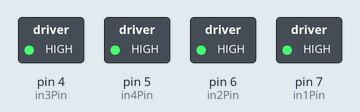
A sketch run on a simulated Arduino Uno, built with avr-gcc and run on an emulated ATmega328P. On the bench: switched loads named in the sketch (green lamp = pin HIGH).

Above: at 0.05 s.
At 5.5 s:
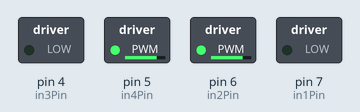
At 7.05 s:
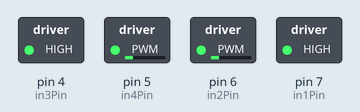
At 8.2 s:
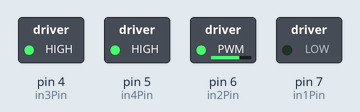
At 10.95 s:
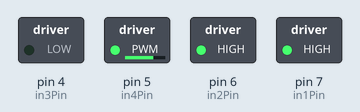
Timing chart, 0 to 14.3 s (numbered marks = the images above):
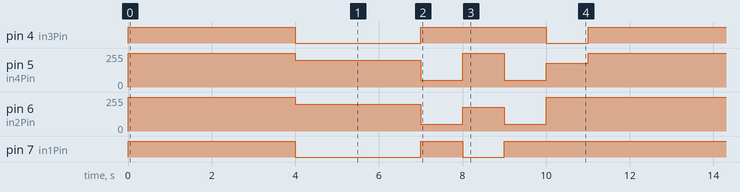

The sketch:

Production_Assignmnment__MotorRobot1_.ino
```cpp
/*
  Salama Almheiri
  Production Assignment Robot with Motor
  September 20 2021
*/

const int in1Pin = 7;
const int in2Pin = 6; //PWN Pin (analogue write)
const int in3Pin = 4;
const int in4Pin = 5; //PWN Pin (analogue write)

void setup() {
  Serial.begin(9600);
  pinMode (in1Pin, OUTPUT);
  pinMode (in2Pin, OUTPUT);
  pinMode (in3Pin, OUTPUT);
  pinMode (in4Pin, OUTPUT);
}

void loop() {
  //does not move at the start
  digitalWrite (in1Pin, HIGH);
  analogWrite (in2Pin, 255);
  digitalWrite (in3Pin, HIGH);
  analogWrite (in4Pin, 255);
  delay(4000);

  //Forward
  digitalWrite (in1Pin, LOW);
  analogWrite (in2Pin, 200);
  digitalWrite (in3Pin, LOW);
  analogWrite (in4Pin, 200);
  delay(3000);

  //Back
  digitalWrite (in1Pin, HIGH);
  analogWrite (in2Pin, 50);
  digitalWrite (in3Pin, HIGH);
  analogWrite (in4Pin, 50);
  delay(1000);

  // Right
  digitalWrite (in1Pin, LOW);
  analogWrite (in2Pin, 180);
  digitalWrite (in3Pin, HIGH);
  analogWrite (in4Pin, 255);
  delay(1000);

  //Back
  digitalWrite (in1Pin, HIGH);
  analogWrite (in2Pin, 50);
  digitalWrite (in3Pin, HIGH);
  analogWrite (in4Pin, 50);
  delay(1000);

  //left
  digitalWrite (in1Pin, HIGH);
  analogWrite (in2Pin, 255);
  digitalWrite (in3Pin, LOW);
  analogWrite (in4Pin, 180);
  delay(1000);
}
```

Measured:
- by itself, pin 4 (in3Pin): repeats every 11.0 s: LOW 3.0 s, HIGH 3.0 s, LOW 1.0 s, HIGH 4.0 s
- by itself, pin 5 (in4Pin): repeats every 11.0 s: 200/255 3.0 s, 50/255 1.0 s, 255/255 1.0 s, 50/255 1.0 s, 180/255 1.0 s, 255/255 4.0 s
- by itself, pin 6 (in2Pin): repeats every 11.0 s: 200/255 3.0 s, 50/255 1.0 s, 180/255 1.0 s, 50/255 1.0 s, 255/255 5.0 s
- by itself, pin 7 (in1Pin): repeats every 11.0 s: LOW 3.0 s, HIGH 1.0 s, LOW 1.0 s, HIGH 6.0 s
